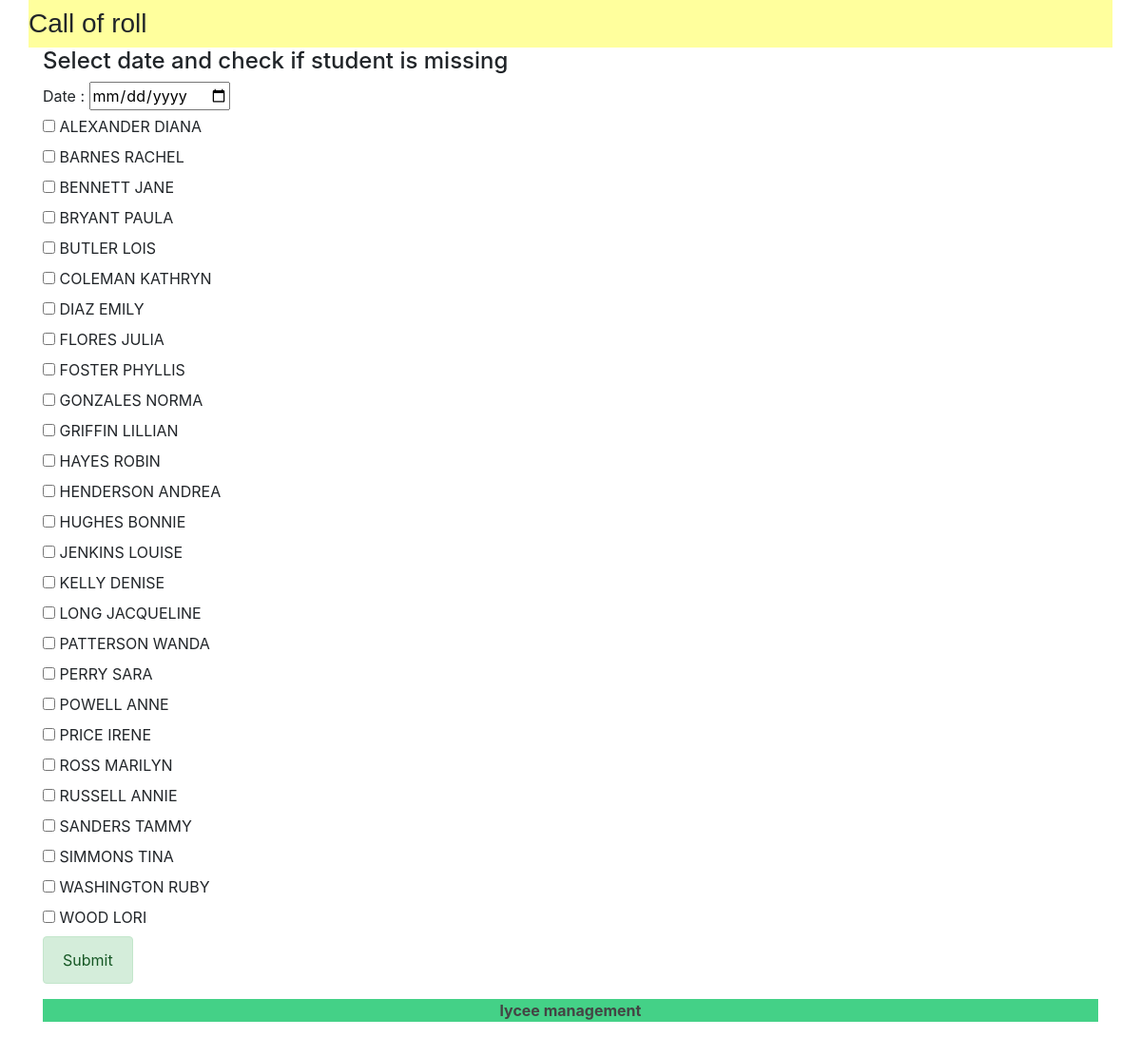
The page /lycee/cursuscall/11 on the database as committed earlier.
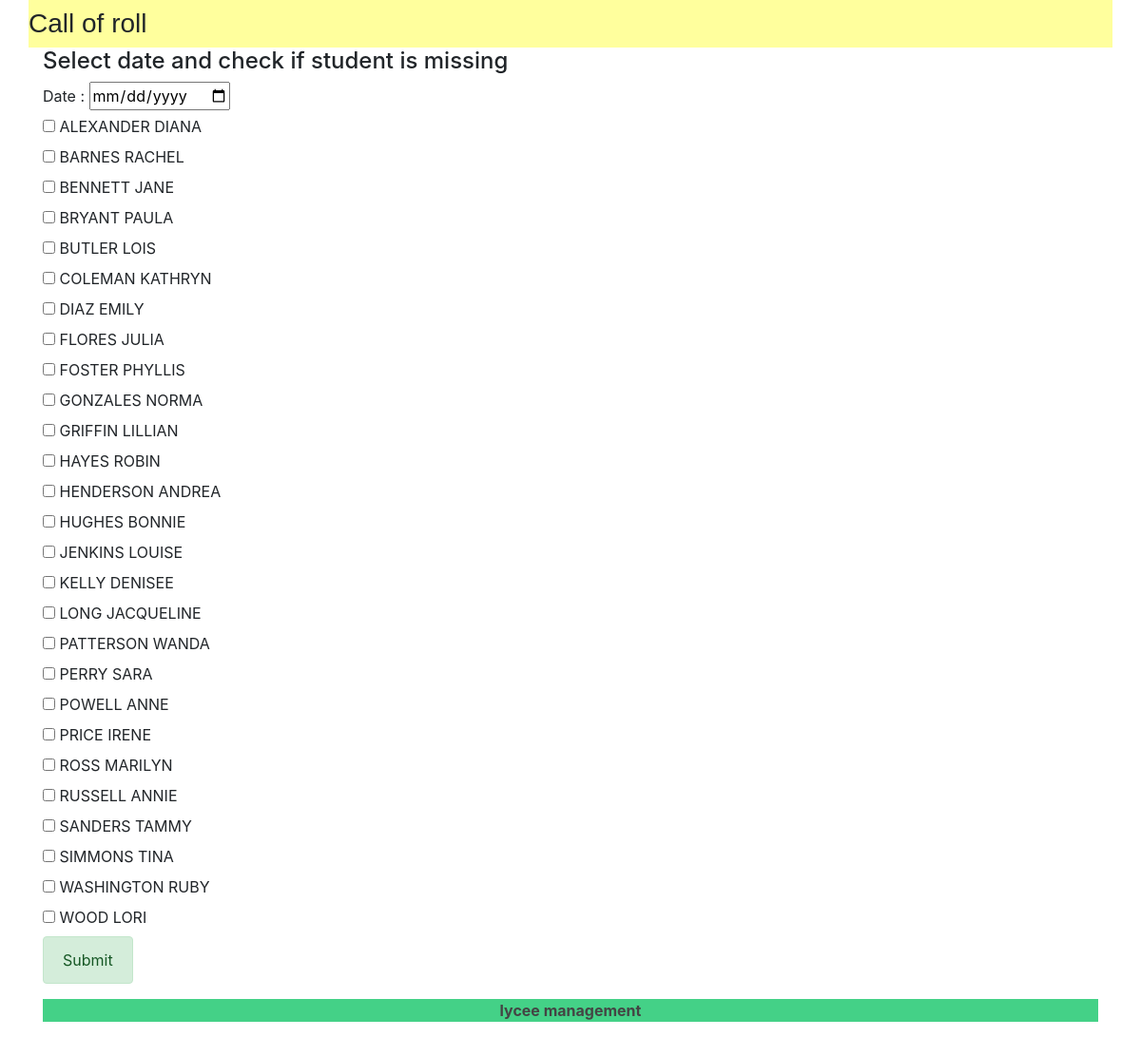
The same page on the database as committed later.
### lycee/models.py (models this page shows, shortened)
class Student(models.Model):
  first_name = models.CharField(
    max_length = 50,
    blank = False,
    null = False
  )
  birth_date = models.DateField(
    verbose_name= 'date of birth',
    blank = False,
    null = False
  )
  last_name = models.CharField(
    max_length = 255,
    blank = False,
    null = False,
    help_text = "last name",
    default= '???'
  )
  phone = models.CharField(
    max_length = 10,
    verbose_name = "phone number of student",
    blank = False,
    null = False,
    help_text = "phone number of student",
    default= '0123456789'
  )
  email = models.CharField(
    max_length = 255,
    verbose_name = "email of student",
    blank = False,
    null = False,
    help_text = "email of student",
    default = 'a@a.fr'
  )
  comments = models.CharField(
    max_length = 255,
    verbose_name = "comments of student",
    blank = True,
    null = False,
    help_text = "comments of student",
    default = '...'
  )
  cursus = models.ForeignKey(
    Cursus,
    on_delete = models.CASCADE,
    null = True
  )

### lycee/views.py (the view, shortened to what this page needs)
# urls.py: path('lycee/cursuscall/<int:cursus_id>', views.detailcursuscall,name="detail_cursus_call"),
def detailcursuscall(request, cursus_id):
  result_list = Student.objects.all().filter(cursus=cursus_id).order_by('last_name')
  context = {
    'liste' : result_list,
  }
  return render(request,'lycee/cursuscall.html',context)

### lycee/templates/lycee/cursuscall.html (shortened to what this page needs)
{% extends "master.html" %}
{% load static %}
{% if liste %}
  {% block title %}
    <h3>Call of roll</h3>
  {% endblock %}
  {% block content %}
   <form method="POST">
    <div class="container">
      <h4>Select date and check if student is missing</h4>
      <label>Date :</label>
      <input id="date" type="date" name="date" value="jj/mm/aaaa">
      {% for student in liste %}
        <div class="row">
          <div class = "col">
            <input type="checkbox" name="student{{student.id}}">
            <label for="student{{student.id}}">{{student.last_name}} {{student.first_name}} </label>
          </div>
        </div>
      {% endfor %}
      <button class="alert alert-success" type='submit' name="submit" value="submitSend">
          Submit
      </button>
    </div>
  </form>
  {% endblock %}
{% else %}
  <p> No cursus to show .</p>
{% endif %}

Rows that differ between the two databases and show on the page:
changed Student "KELLY": first_name "DENISE" → "DENISEE"
